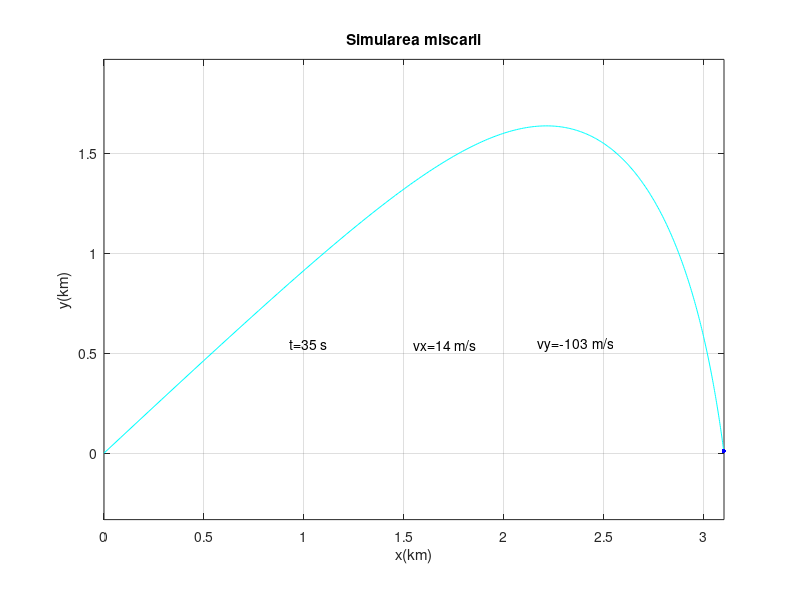

This figure's MATLAB source:
clc; clear; close all;
% toate marimile sunt exprimate in unitati SI

% Selectori pentru grafice (1-on; 0-off):
Gv = 1; % componentele vitezei ca functii de timp
Gc = 1; % legile de miscare
Gt = 1; % traiectoria (curba balistica)
Gd = 1; % reprezentarea dinamica
if Gd==1, Gv=0; Gc=0; Gt=0; end

% Parametrii fizici:
g = 9.80665; % acceleratia gravitationala
ro = 7850; % densitatea otelului
r = 0.13; % raza proiectilului
m = 4/3 * pi * r^3 * ro; % masa proiectilului
G = m*g; % greutatea proiectilului

% Conditii initiale:
v0 = 1100; % viteza initiala
alpha0 = 43; % unghiul de lansare
eta = 1.81 * 1e-5; % coeficientul de vascozitate
b1 = 6 * pi * eta * r; % coeficient termen liniar
c = 0.469; % coeficient de forma
ro0 = 1.22; % densitatea aerului
b2 = c * 4 * pi * r^2 * ro0/2; % coeficient termen patratic

% Definirea intervalului de timp de inters
t0 = 0; tf = 2 * v0 /g*sind(alpha0);
N = 1500; % numarul momentelor de timp
t = linspace(t0,tf,N); dt = t(2) - t(1);

% Prealocare si valori de inceput:
vx = zeros(1,N); vy = vx;
x = zeros(1,N); y = x;
vx(1) = v0 * cosd(alpha0);
vy(1) = v0 * sind(alpha0);
for i = 1:N-1
    aux = 1 - dt*(b1 + b2*sqrt(vx(i)^2 + vy(i)^2))/m;
    vx(i+1)=vx(i)*aux;
    vy(i+1)=vy(i)*aux - g*dt;
    x(i+1)=x(i) + vx(i)*dt;
    y(i+1)=y(i) + vy(i)*dt;
    if y(i+1)<0, break; end
end
t = t(1:i); vx=vx(1:i); vy=vy(1:i); x=x(1:i); y=y(1:i); % eliminarea valorilor in surplus
if Gv==1 % legile de viteza
    figure(1);
    plot(t,vx,'-r',t,vy,'-b');
    xlabel('t(s)'); ylabel('v(m/s)'); grid;
    title('Componentele vitezei ca functii de timp');
    legend('vx','vy');
end
if Gc==1 % legile de miscare
    figure(2);
    plot(t,x/1e3,'-r',t,y/1e3,'-b');
    xlabel('t(s)'); ylabel('coord(km)'); grid;
    title('Coordonatele ca functii de timp');
    legend('x','y','Location','northwest');
end
if Gt==1 % traiectoria
    figure(3);
    plot(x/1e3,y/1e3,'-k','LineWidth',2);
    xlabel('x(km)'); ylabel('y(km)'); grid;
    title('Curba balistica');
    axis equal; axis tight;
end

% Afisarea unor marimi de interes:
tf = t(i); % timpul de zbor
b = x(i); % bataia
h=max(y); % altitudinea maxima
tu=t(y==h); % timpul de urcare
tc=tf-tu; % timpul de coborare
Q=1/2*m*(v0^2-vx(i)^2-vy(i)^2); % caldura produsa prin frecare
afis=['Timpul de zbor: ', num2str(tf),' s']; disp(afis);
afis=['Bataia proiectilului: ', num2str(b/1e3),' km']; disp(afis);
afis=['Altitudinea maxima: ', num2str(h/1e3),' km']; disp(afis);
afis=['Timpul de urcare: ', num2str(tu),' s']; disp(afis);
afis=['Timpul de coborare: ', num2str(tc),' s']; disp(afis);
afis=['Caldura produsa: ', num2str(Q/1e6),' MJ']; disp(afis);

if Gd==1 % simularea dinamica
    figure(4);
    set(4,'Position',[50 50 850 600]);
    tic; simt=0; % porneste cronometrul si retine timpul initial
    while simt<tf
        plot(x/1e3,y/1e3,'-c'); hold on;
        xlabel('x(km)'); ylabel('y(km)'); grid;
        title('Simularea miscarii');
        axis equal; axis tight;
        index=abs(t-simt)==min(abs(t-simt)); % cauta cel mai apropiat t din discretizare
        plot(x(index)/1e3,y(index)/1e3,'.b','MarkerSize',10); hold off
        text(b/2/1e3,h/3/1e3,['vx=',num2str(round(round(vx(index)))),' m/s']);
        text((b/2-b/5)/1e3,h/3/1e3,['t=',num2str(round(t(index))),' s']);
        text((b/2+b/5)/1e3,h/3/1e3,['vy=',num2str(round(round(vy(index)))),' m/s']);
        pause(1e-3);
        simt=toc;
    end
end

